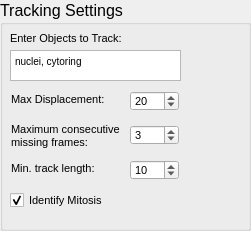
     <widget class="QGroupBox" name="Tracking">
      <property name="geometry">
       <rect>
        <x>550</x>
        <y>190</y>
        <width>251</width>
        <height>231</height>
       </rect>
      </property>
      <property name="font">
       <font>
        <pointsize>12</pointsize>
       </font>
      </property>
      <property name="title">
       <string>Tracking Settings</string>
      </property>
      <widget class="QTextEdit" name="objectList">
       <property name="geometry">
        <rect>
         <x>10</x>
         <y>50</y>
         <width>171</width>
         <height>31</height>
        </rect>
       </property>
       <property name="font">
        <font>
         <pointsize>8</pointsize>
        </font>
       </property>
       <property name="html">
        <string>&lt;!DOCTYPE HTML PUBLIC &quot;-//W3C//DTD HTML 4.0//EN&quot; &quot;http://www.w3.org/TR/REC-html40/strict.dtd&quot;&gt;
&lt;html&gt;&lt;head&gt;&lt;meta name=&quot;qrichtext&quot; content=&quot;1&quot; /&gt;&lt;style type=&quot;text/css&quot;&gt;
p, li { white-space: pre-wrap; }
&lt;/style&gt;&lt;/head&gt;&lt;body style=&quot; font-family:'Ubuntu'; font-size:8pt; font-weight:400; font-style:normal;&quot;&gt;
&lt;p style=&quot; margin-top:0px; margin-bottom:0px; margin-left:0px; margin-right:0px; -qt-block-indent:0; text-indent:0px;&quot;&gt;&lt;span style=&quot; font-family:'MS Shell Dlg 2'; font-size:7.8pt;&quot;&gt;nuclei, cytoring&lt;/span&gt;&lt;/p&gt;&lt;/body&gt;&lt;/html&gt;</string>
       </property>
      </widget>
      <widget class="QLabel" name="label_23">
       <property name="geometry">
        <rect>
         <x>10</x>
         <y>30</y>
         <width>171</width>
         <height>16</height>
        </rect>
       </property>
       <property name="font">
        <font>
         <pointsize>8</pointsize>
        </font>
       </property>
       <property name="text">
        <string>Enter Objects to Track:</string>
       </property>
      </widget>
      <widget class="QLabel" name="label_24">
       <property name="geometry">
        <rect>
         <x>11</x>
         <y>91</y>
         <width>101</width>
         <height>16</height>
        </rect>
       </property>
       <property name="font">
        <font>
         <pointsize>8</pointsize>
        </font>
       </property>
       <property name="text">
        <string>Max Displacement:</string>
       </property>
      </widget>
      <widget class="QLabel" name="label_25">
       <property name="geometry">
        <rect>
         <x>11</x>
         <y>118</y>
         <width>111</width>
         <height>35</height>
        </rect>
       </property>
       <property name="font">
        <font>
         <pointsize>8</pointsize>
        </font>
       </property>
       <property name="text">
        <string>Maximum consecutive missing frames:</string>
       </property>
       <property name="wordWrap">
        <bool>true</bool>
       </property>
      </widget>
      <widget class="QLabel" name="label_26">
       <property name="geometry">
        <rect>
         <x>11</x>
         <y>160</y>
         <width>111</width>
         <height>16</height>
        </rect>
       </property>
       <property name="font">
        <font>
         <pointsize>8</pointsize>
        </font>
       </property>
       <property name="text">
        <string>Min. track length:</string>
       </property>
      </widget>
      <widget class="QSpinBox" name="MaxDisp">
       <property name="geometry">
        <rect>
         <x>130</x>
         <y>91</y>
         <width>49</width>
         <height>20</height>
        </rect>
       </property>
       <property name="font">
        <font>
         <pointsize>8</pointsize>
        </font>
       </property>
       <property name="maximum">
        <number>1000</number>
       </property>
       <property name="value">
        <number>20</number>
       </property>
      </widget>
      <widget class="QSpinBox" name="MaxFrames">
       <property name="geometry">
        <rect>
         <x>130</x>
         <y>125</y>
         <width>49</width>
         <height>20</height>
        </rect>
       </property>
       <property name="font">
        <font>
         <pointsize>8</pointsize>
        </font>
       </property>
       <property name="maximum">
        <number>1000</number>
       </property>
       <property name="value">
        <number>3</number>
       </property>
      </widget>
      <widget class="QSpinBox" name="MinLength">
       <property name="geometry">
        <rect>
         <x>130</x>
         <y>160</y>
         <width>49</width>
         <height>20</height>
        </rect>
       </property>
       <property name="font">
        <font>
         <pointsize>8</pointsize>
        </font>
       </property>
       <property name="wrapping">
        <bool>false</bool>
       </property>
       <property name="maximum">
        <number>1000</number>
       </property>
       <property name="value">
        <number>10</number>
       </property>
      </widget>
      <widget class="QCheckBox" name="checkBox_15">
       <property name="geometry">
        <rect>
         <x>10</x>
         <y>190</y>
         <width>171</width>
         <height>20</height>
        </rect>
       </property>
       <property name="font">
        <font>
         <pointsize>8</pointsize>
        </font>
       </property>
       <property name="text">
        <string>Identify Mitosis</string>
       </property>
       <property name="checked">
        <bool>true</bool>
       </property>
      </widget>
     </widget>
